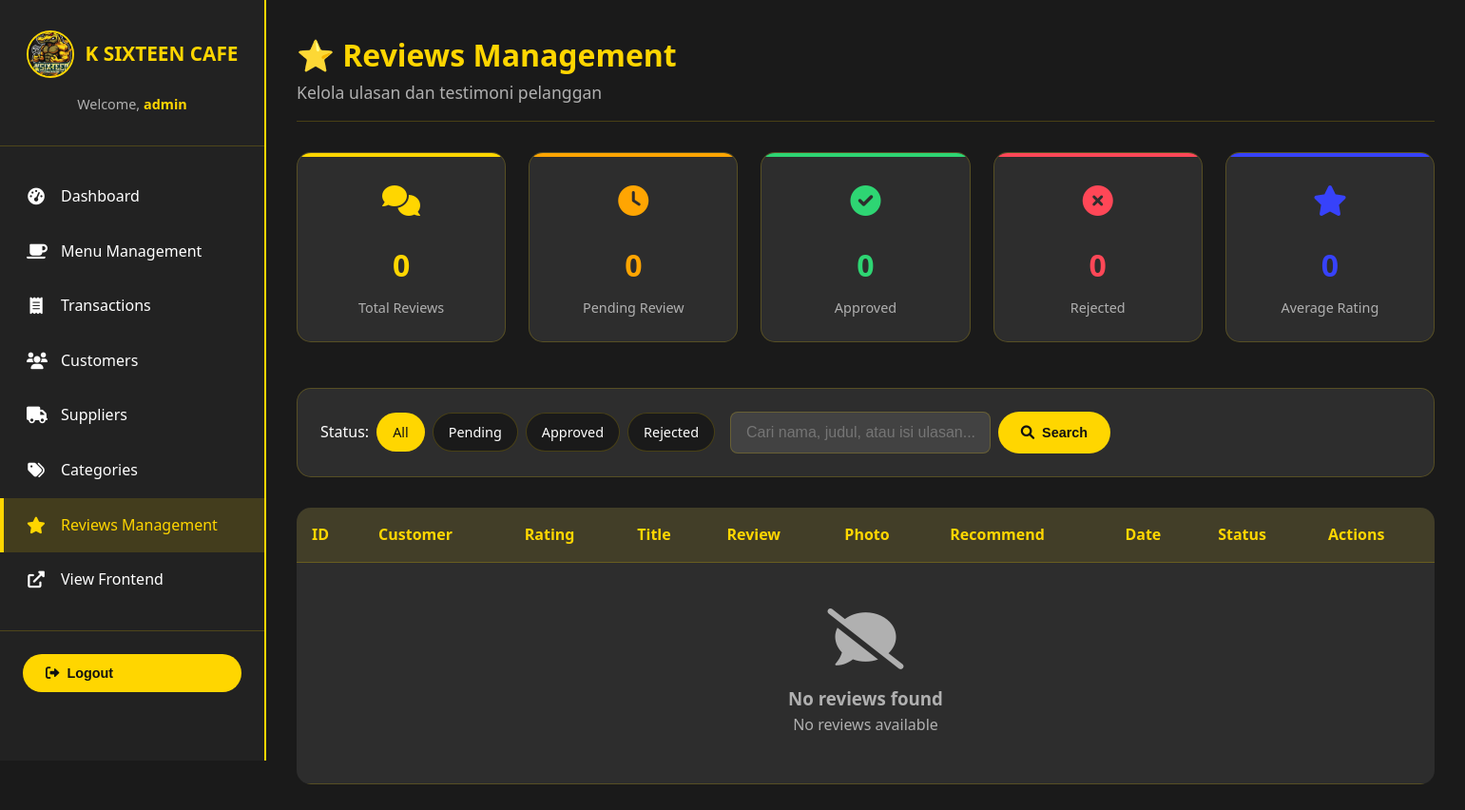
Before: /admin/admin_ulasan.php (signed in) with the older database file.
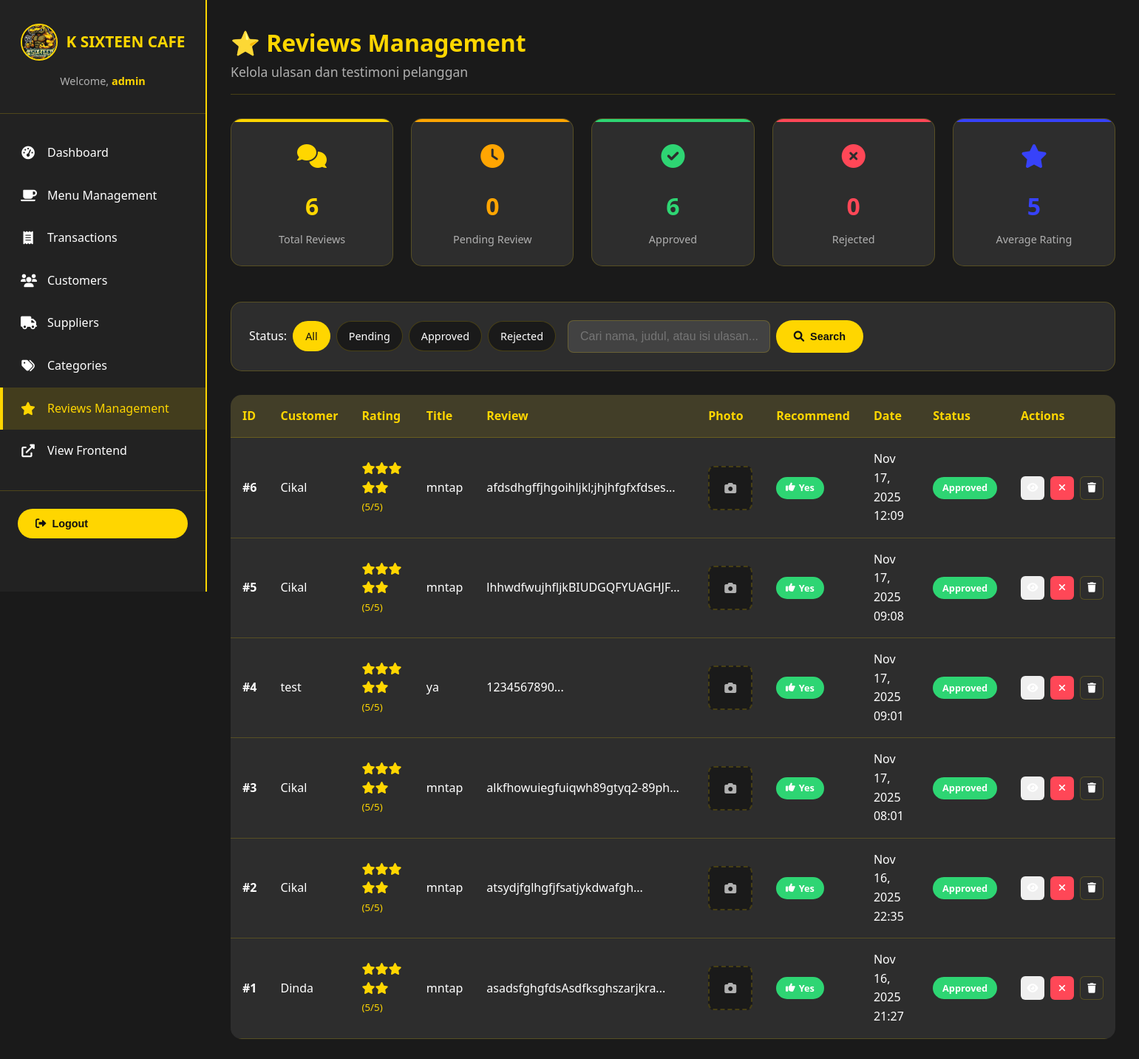
After: the same page with the newer database file.
### tables this page shows
CREATE TABLE `ulasan` (
  `ID_Ulasan` int(11) NOT NULL,
  `Nama_Pelanggan` varchar(100) NOT NULL,
  `ID_Pelanggan` int(11) DEFAULT NULL,
  `ID_Produk` int(11) DEFAULT NULL,
  `Rating` int(11) NOT NULL CHECK (`Rating` between 1 and 5),
  `Judul_Ulasan` varchar(200) NOT NULL,
  `Isi_Ulasan` text NOT NULL,
  `Rekomendasi` enum('yes','no') NOT NULL,
  `Tanggal_Ulasan` datetime DEFAULT current_timestamp(),
  `Status` enum('pending','approved','rejected') DEFAULT 'pending'
);

### admin/admin_ulasan.php (the view, shortened to what the changed rows need)
<?php
$configs = [
    ['localhost', 'umkmk16', 'root', ''],
    ['127.0.0.1', 'umkmk16', 'root', ''],
    ['localhost:3306', 'umkmk16', 'root', ''],
    ['127.0.0.1:3306', 'umkmk16', 'root', '']
];
$pdo = null;
foreach ($configs as $config) {
    list($host, $dbname, $username, $password) = $config;
    try {
        $pdo = new PDO("mysql:host=$host;dbname=$dbname", $username, $password);
        $pdo->setAttribute(PDO::ATTR_ERRMODE, PDO::ERRMODE_EXCEPTION);
        break;
    } catch(PDOException $e) {
        continue;
    }
}
$search = $_GET['search'] ?? '';
$whereConditions = [];
$params = [];
$whereClause = $whereConditions ? "WHERE " . implode(" AND ", $whereConditions) : "";
$stats = $pdo->query("
    SELECT
        COUNT(*) as total,
        COUNT(CASE WHEN Status = 'pending' THEN 1 END) as pending,
        COUNT(CASE WHEN Status = 'approved' THEN 1 END) as approved,
        COUNT(CASE WHEN Status = 'rejected' THEN 1 END) as rejected,
        AVG(Rating) as avg_rating
    FROM ulasan
")->fetch(PDO::FETCH_ASSOC);
$stmt = $pdo->prepare("
    SELECT * FROM ulasan
    $whereClause
    ORDER BY Tanggal_Ulasan DESC
");
$stmt->execute($params);
$reviews = $stmt->fetchAll(PDO::FETCH_ASSOC);
?>
<!DOCTYPE html>
<html lang="id">
<head>
  <link href="https://cdnjs.cloudflare.com/ajax/libs/font-awesome/6.0.0/css/all.min.css" rel="stylesheet">
</head>
<body>
  <div class="admin-main">
    <div class="container">
      <div class="main-header">
        <div>
          <h1 class="page-title">⭐ Reviews Management</h1>
        </div>
      </div>
      <div class="stats-grid">
        <div class="stat-card total">
          <div class="stat-icon">
            <i class="fas fa-comments"></i>
          </div>
          <div class="stat-number"><?php echo $stats['total']; ?></div>
          <div class="stat-label">Total Reviews</div>
        </div>
        <div class="stat-card approved">
          <div class="stat-icon">
            <i class="fas fa-check-circle"></i>
          </div>
          <div class="stat-number"><?php echo $stats['approved']; ?></div>
          <div class="stat-label">Approved</div>
        </div>
        <div class="stat-card rating">
          <div class="stat-icon">
            <i class="fas fa-star"></i>
          </div>
          <div class="stat-number"><?php echo round($stats['avg_rating'], 1); ?></div>
          <div class="stat-label">Average Rating</div>
        </div>
      </div>
      <table>
        <thead>
          <tr>
            <th>ID</th>
            <th>Customer</th>
            <th>Rating</th>
            <th>Title</th>
            <th>Review</th>
            <th>Photo</th>
            <th>Recommend</th>
            <th>Date</th>
            <th>Status</th>
            <th>Actions</th>
          </tr>
        </thead>
        <tbody>
          <?php if (empty($reviews)): ?>
            <tr>
              <td colspan="10" class="no-reviews">
                <i class="fas fa-comment-slash"></i>
                <h3>No reviews found</h3>
                <p><?php echo empty($search) ? 'No reviews available' : 'No reviews match your search criteria'; ?></p>
              </td>
            </tr>
          <?php else: ?>
            <?php foreach ($reviews as $review): ?>
            <tr>
              <td><strong>#<?php echo $review['ID_Ulasan']; ?></strong></td>
              <td><?php echo htmlspecialchars($review['Nama_Pelanggan']); ?></td>
              <td>
                <div class="rating-stars">
                  <?php
                  for ($i = 1; $i <= 5; $i++) {
                      echo $i <= $review['Rating'] ? '<i class="fas fa-star"></i>' : '<i class="far fa-star"></i>';
                  }
                  ?>
                  <br>
                  <small>(<?php echo $review['Rating']; ?>/5)</small>
                </div>
              </td>
              <td><?php echo htmlspecialchars($review['Judul_Ulasan']); ?></td>
              <td class="review-content-preview" title="<?php echo htmlspecialchars($review['Isi_Ulasan']); ?>">
                <?php echo htmlspecialchars(substr($review['Isi_Ulasan'], 0, 50)); ?>...
              </td>
              <td>
                <?php if (!empty($review['Foto_Ulasan'])): ?>
                  <img src="../assets/images/reviews/<?php echo $review['Foto_Ulasan']; ?>"
                       alt="Review Photo"
                       class="review-photo"
                       onclick="showReviewDetail(<?php echo $review['ID_Ulasan']; ?>)">
                <?php else: ?>
                  <div class="review-photo-placeholder">
                    <i class="fas fa-camera"></i>
                  </div>
                <?php endif; ?>
              </td>
              <td>
                <?php if ($review['Rekomendasi'] === 'yes'): ?>
                  <span class="badge approved"><i class="fas fa-thumbs-up"></i> Yes</span>
                <?php else: ?>
                  <span class="badge rejected"><i class="fas fa-thumbs-down"></i> No</span>
                <?php endif; ?>
              </td>
              <td><?php echo date('M d, Y H:i', strtotime($review['Tanggal_Ulasan'])); ?></td>
              <td>
                <span class="badge <?php echo $review['Status']; ?>">
                  <?php echo ucfirst($review['Status']); ?>
                </span>
              </td>
              <td>
                <div class="action-buttons">
                  <button class="action-btn view" onclick="showReviewDetail(<?php echo $review['ID_Ulasan']; ?>)"
                         title="View Details">
                    <i class="fas fa-eye"></i>
                  </button>
                  <?php if ($review['Status'] !== 'rejected'): ?>
                  <form method="POST" style="display: inline;">
                    <button type="submit" name="reject_review" class="action-btn reject" title="Reject Review">
                      <i class="fas fa-times"></i>
                    </button>
                  </form>
                  <?php endif; ?>
                  <form method="POST" style="display: inline;" onsubmit="return confirm('Are you sure you want to delete this review?');">
                    <button type="submit" name="delete_review" class="action-btn delete" title="Delete Review">
                      <i class="fas fa-trash"></i>
                    </button>
                  </form>
                </div>
              </td>
            </tr>
            <?php endforeach; ?>
          <?php endif; ?>
        </tbody>
      </table>
    </div>
  </div>
</body>
</html>

Changed rows visible on the page:
added ulasan: ID_Ulasan "6", Nama_Pelanggan "Cikal", Rating "5", Judul_Ulasan "mntap", Isi_Ulasan "afdsdhgffjhgoihljkl;jhjhfgfxfdses", Rekomendasi "yes" (drawn), Tanggal_Ulasan "Nov 17, 2025 12:09", Status "Approved"
added ulasan: ID_Ulasan "5", Nama_Pelanggan "Cikal", Rating "5", Judul_Ulasan "mntap", Isi_Ulasan "lhhwdfwujhfljkBIUDGQFYUAGHJF…", Rekomendasi "yes" (drawn), Tanggal_Ulasan "Nov 17, 2025 09:08", Status "Approved"
added ulasan: ID_Ulasan "4", Nama_Pelanggan "test", Rating "5", Judul_Ulasan "ya", Isi_Ulasan "1234567890", Rekomendasi "yes" (drawn), Tanggal_Ulasan "Nov 17, 2025 09:01", Status "Approved"
added ulasan: ID_Ulasan "3", Nama_Pelanggan "Cikal", Rating "5", Judul_Ulasan "mntap", Isi_Ulasan "alkfhowuiegfuiqwh89gtyq2-89ph…", Rekomendasi "yes" (drawn), Tanggal_Ulasan "Nov 17, 2025 08:01", Status "Approved"
added ulasan: ID_Ulasan "2", Nama_Pelanggan "Cikal", Rating "5", Judul_Ulasan "mntap", Isi_Ulasan "atsydjfglhgfjfsatjykdwafgh", Rekomendasi "yes" (drawn), Tanggal_Ulasan "Nov 16, 2025 22:35", Status "Approved"
added ulasan: ID_Ulasan "1", Nama_Pelanggan "Dinda", Rating "5", Judul_Ulasan "mntap", Isi_Ulasan "asadsfghgfdsAsdfksghszarjkra", Rekomendasi "yes" (drawn), Tanggal_Ulasan "Nov 16, 2025 21:27", Status "Approved"
Other visible differences:
$stats['total']: "0" → "6"
$stats['approved']: "0" → "6"
$stats['avg_rating']: "0" → "5"
text no longer shown: "No reviews found No reviews available"
